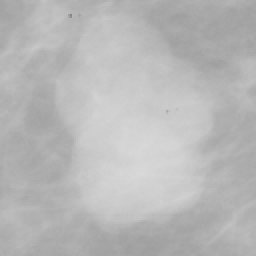
#> input picture Computer Vision Libraries/original.png, 128 x 128 px (shown 2 times larger)
$ python filtering.py
#> lines starting #> are read from the running program, lines starting #| are printed output that depends on the picture
import numpy as np
import imageio as io
import matplotlib.pyplot as plt
import cv2 as cv
import random
from skimage.util import random_noise


img=cv.imread('original.png',0)
#> img is the input picture: shape (128, 128); min 134, max 217, mean 183.9
img = np.pad(img, 1, mode='constant', constant_values=0)
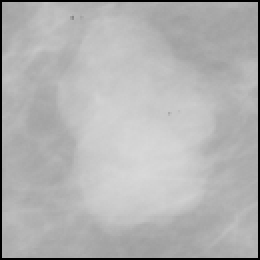
#> img: shape (130, 130) (shown 2 times larger); min 0, max 217, mean 178.2

plt.imshow(img,cmap="gray")
plt.title("Original")
plt.show()
plt.close()

img2=np.zeros(img.shape,dtype='uint8')

win=np.arange(9).reshape(3,3)

# [10 lines of commented-out code are left out]


r,c=img.shape
#> r = 130; c = 130
r2,c2=win.shape

# CORRELATION
for i in range (1,r-1):
    for j in range (1,c-1):
        i1=i-1
        for k in range (r2):
            j1=j-1
            for l in range (c2):
                img2[i,j]+=win[k,l]*img[i1,j1]
                # print(i,j,i1,j1,img[i1,j1],win[k,l],img2[i][j])
                j1=j1+1
            # img2[i,j]=(1.0/9.0)*img2[i,j]
            i1=i1+1
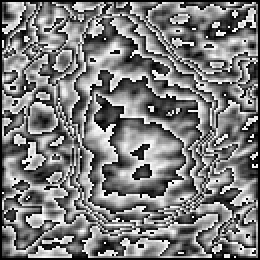
#> img2: shape (130, 130) (shown 2 times larger); min 0, max 255, mean 122.8


# CONVOLUTION
rotatedWin=np.rot90(win,2)
img3=np.zeros(img.shape,dtype='uint8')
for i in range (1,r-1):
    for j in range (1,c-1):
        i1=i-1
        for k in range (r2):
            j1=j-1
            for l in range (c2):
                img3[i,j]+=rotatedWin[k,l]*img[i1,j1]
                # print(i,j,i1,j1,img[i1,j1],win[k,l],img2[i][j])
                j1=j1+1
            i1=i1+1
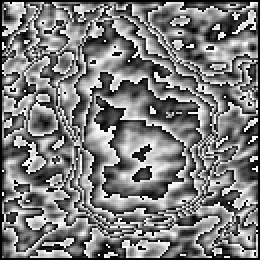
#> img3: shape (130, 130) (shown 2 times larger); min 0, max 255, mean 122.8


plt.imshow(img2,cmap="gray")
plt.title("CORRELATION")
plt.show()
plt.close()

plt.imshow(img3,cmap="gray")
plt.title("CONVULUTION")
plt.show()
plt.close()
